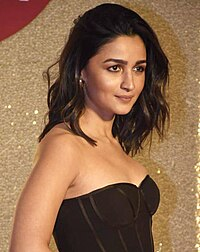
#> input picture datasets/original images/0.jpg, 200 x 252 px, given as the content of the folder ebrity Prediction/datasets/images/original images/Alia Bhatt, which was not available
$ jupyter execute --allow-errors celebrity_face_cropping.ipynb   (text cells are left out)
#> lines starting #> are read from the running program, lines starting #| are printed output that depends on the picture; pictures that were not available may be replaced by others from this repository, and a replacement may not be noted
[cell 1]
import numpy as np
import pandas as pd
import cv2
from matplotlib import pyplot as plt
import os
import shutil
import pywt
import threading

[cell 2]
from google.colab import drive
drive.mount('/content/drive')

[cell 3]
#Loading the Cascade Classifier file
haar_cascade=cv2.CascadeClassifier('/usr/local/lib/python3.10/dist-packages/cv2/data/haarcascade_frontalface_default.xml')
eye_cascade=cv2.CascadeClassifier('/usr/local/lib/python3.10/dist-packages/cv2/data/haarcascade_eye.xml')

[cell 4]
#to get all cropped faces in an image
def get_cropped_faces_with_2_eyes(image_path):
 original_image=cv2.imread(image_path)
 gray_image=cv2.cvtColor(original_image, cv2.COLOR_BGR2GRAY)
 faces=haar_cascade.detectMultiScale(gray_image, 1.2, 4)
 faces_list=[]
 for x,y,w,h in faces:
  face_gray=gray_image[y:y+h, x:x+w]
  eyes=eye_cascade.detectMultiScale(face_gray)
  if len(eyes)>=2:
      face_img=original_image[y:y+h, x:x+w]
      faces_list.append(face_img)
 return faces_list

[cell 5]
#collecting all face images of a celebrity
def collect_face_images(name):
 face_images=[]
 for file in os.listdir(f'/content/drive/MyDrive/Indian Celebrity Prediction/datasets/images/original images/{name}'):
  try:
   faces_list=get_cropped_faces_with_2_eyes(f'/content/drive/MyDrive/Indian Celebrity Prediction/datasets/images/original images/{name}/{file}')
  except:
   print("Invalid image file:", file)
   continue
  if not faces_list:
   print("no face found", file)
  for face in faces_list:
   face_images.append(face)
 return face_images

[cell 6]
'''face_images=collect_face_images('Akshay Kumar')
for i,image in enumerate(face_images):
 plt.subplot(12,5,i+1)
 plt.imshow(image)
plt.show()'''

[cell 7]
#saving all face images of a celebrity
def save_face_images(name):
  new_path=f'/content/drive/MyDrive/Indian Celebrity Prediction/datasets/images/cropped faces/{name}'
  if os.path.exists(new_path):
    if len(os.listdir(new_path))>80:
        return
    shutil.rmtree(new_path)
  os.mkdir(new_path)
  face_images=collect_face_images(name)
  for i,image in enumerate(face_images):
    cv2.imwrite(f'{new_path}/{i}.jpg', image)
  else:
    print(i, name, "cropped faces saved successfully")

[cell 8]
celebrities=["Alia Bhatt", "Amitabh Bachchan", "Anupam Kher", "Deepika Padukone", "Hema Malini", "Rajkumar Rao", "Sachin Tendulkar", "Salman Khan", "Shah Rukh Khan", "Shilpa Shetty"]

#> (a cell that did not finish here is left out)

#> in get_cropped_faces_with_2_eyes, original_image is the input picture: shape (252, 200, 3); mean B, G, R 77, 105.2, 140.8
#> in get_cropped_faces_with_2_eyes, `gray_image=cv2.cvtColor(original_image, cv2.COLOR_BGR2GRAY)`:
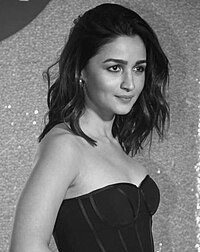
#> gray_image: shape (252, 200); min 1, max 251, mean 112.6
#> in get_cropped_faces_with_2_eyes, `faces=haar_cascade.detectMultiScale(gray_image, 1.2, 4)`: faces = [[91, 41, 71, 71]]
#> the loop in get_cropped_faces_with_2_eyes, `for x,y,w,h in faces:` made 1 pass
#> (x, y, w, h, eyes) on pass 1: (91, 41, 71, 71, [[12, 15, 24, 24]])
#> pass 1, in get_cropped_faces_with_2_eyes, `face_gray=gray_image[y:y+h, x:x+w]`:
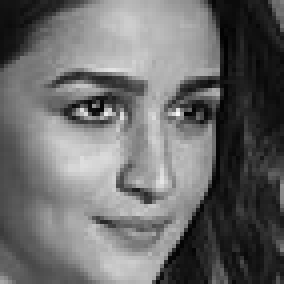
#> face_gray: shape (71, 71) (shown 4 times larger); min 1, max 247, mean 106.7
#> after the loop in get_cropped_faces_with_2_eyes, `for x,y,w,h in faces:`: faces_list = []
    print(name, "face images saved successfully")

#> (a cell that did not finish here is left out)

#> the loop in get_cropped_faces_with_2_eyes (call 2), `for x,y,w,h in faces:` made 1 pass

[cell 11]
#to do wavelet transformation of given image
def image_wavelet_transform(image, mode='haar', level=1):
 image_gray=cv2.cvtColor(image, cv2.COLOR_BGR2GRAY)
 imageArray=np.float32(image_gray)/255
 coeff=pywt.wavedec2(imageArray, mode, level=level)
 coeff[0]*=0
 imageArray_wt=pywt.waverec2(coeff, mode)
 imageArray_wt=np.uint8(imageArray_wt*255)
 return imageArray_wt

[cell 12]
#to collect color and wavelet transformed image data in a array of a celebrity
def collect_image_arrays(name):
#> called with name = 'Alia Bhatt'
 xdata=[]
 path=f'/content/drive/MyDrive/Indian Celebrity Prediction/datasets/images/cropped faces/{name}'
 for file in os.listdir(path):
  face_img=cv2.imread(f'{path}/{file}')
  image_scaled=cv2.resize(face_img, (64,64))
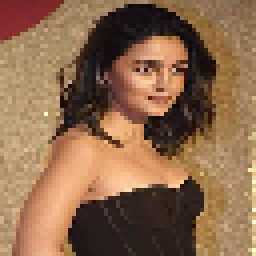
#> image_scaled: shape (64, 64, 3) (shown 4 times larger); mean B, G, R 76.7, 104.9, 140.5
  imageArray_wt=image_wavelet_transform(face_img, 'db1', 5)
#> in image_wavelet_transform, `coeff=pywt.wavedec2(imageArray, mode, level=level)`: coeff = 6 items
#> in image_wavelet_transform, `imageArray_wt=pywt.waverec2(coeff, mode)`:
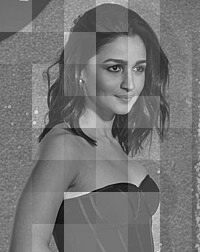
#> imageArray_wt: shape (252, 200) float32; min -0.659, max 0.763, mean -8.07e-05; drawn with min black and max white
#> in image_wavelet_transform, `imageArray_wt=np.uint8(imageArray_wt*255)`:
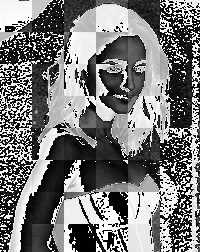
#> imageArray_wt: shape (252, 200); min 0, max 255, mean 120.1
  image_wt_scaled=cv2.resize(imageArray_wt, (64,64))
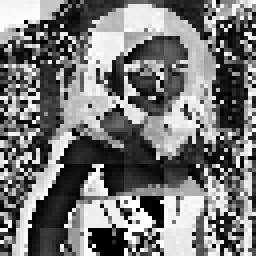
#> image_wt_scaled: shape (64, 64) (shown 4 times larger); min 0, max 255, mean 119.9
  combined_img=np.vstack((image_scaled.reshape(-1,1), image_wt_scaled.reshape(-1,1)))
#> combined_img = 16384 values, max 255 at index 5411, min 0 at index 6636, mean 110.5
  combined_img=combined_img.reshape(1,-1)
  combined_img=np.float32(combined_img)
  xdata.append(combined_img[0])
  #plt.imshow(image_wt_scaled, cmap='gray')
 return xdata

[cell 13]
#to collect image data of all celebrities in a dataframe
celebrity_data=pd.DataFrame(columns=range(64*64*3 + 64*64))
celebrity_name=pd.Series(dtype='str')
for name in celebrities:
    xdata=pd.DataFrame(collect_image_arrays(name), columns=celebrity_data.columns)
#> xdata = table of 1 rows and 16384 columns
    celebrity_data=pd.concat([celebrity_data, xdata])
#> celebrity_data = table of 1 rows and 16384 columns
    celebrity_name=celebrity_name._append(pd.Series([name]*len(xdata)))
    print(name, 'data collected successfully')

[cell 14]
celebrity_data
#> Out = table of 10 rows and 16384 columns

[cell 15]
celebrity_name

[cell 16]
celebrity_name.value_counts()

[cell 17]
final_data=pd.concat([celebrity_data, celebrity_name.rename('celebrity_name')], axis=1)
#> final_data = table of 10 rows and 16385 columns
final_data
#> Out = table of 10 rows and 16385 columns

[cell 18]
print(final_data.shape)
#| (10, 16385)
